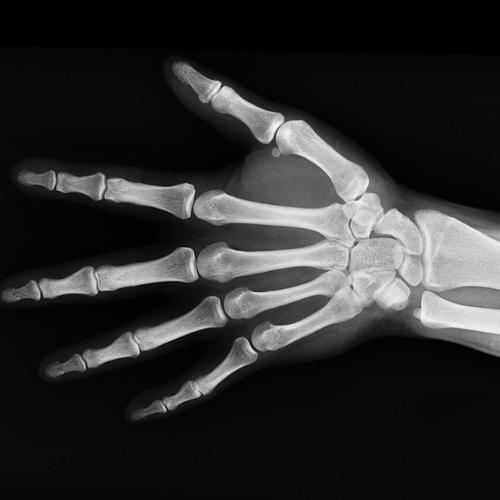
#> input picture hand1.jpeg, 500 x 500 px
$ python 1.py
#> lines starting #> are read from the running program, lines starting #| are printed output that depends on the picture; after the words box and inside, x2 and y2 are one past the last pixel; in counts of white or black regions, pixels touching at a corner belong together
# Bu kodla istediğimiz xray fotograflarını kod kullanarak çağırdık.
#Farklı fotograflar kullanıp gözlemledik.

import cv2
import numpy as np

img=cv2.imread('hand1.jpeg')
#> img is the input picture: shape (500, 500, 3); min 0, max 250, mean 43.7
cv2.imshow('Origonal image' ,img)
cv2.imwrite('edges.jpeg', img)
edges=cv2.Canny(img, 100,200)
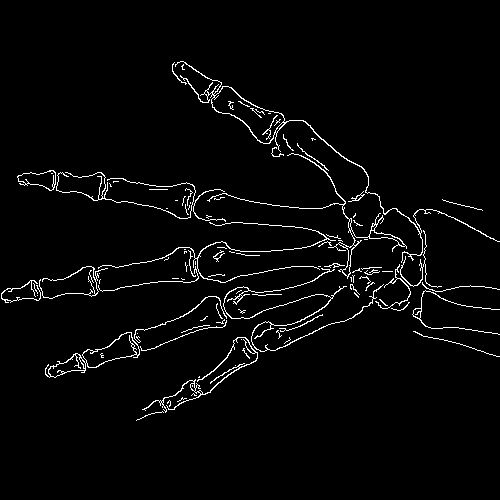
#> edges: shape (500, 500); 2.9% white in thin lines or dots, all inside (x1, y1, x2, y2) = (1, 61, 500, 421)
cv2.imshow('Edge Detection', edges)

cv2.waitKey(0)
cv2.destroyAllWindows()

# blur yapma denendi gaussian ve median blur çıkması ve orijinal fotografın da yanında çıması sağandı
# imwrite kodu ile açtığımız ve blurlaştığmız xray fotograflarını kaydetmeyi sağladı

$ run again, with brain.jpg copied over hand1.jpeg
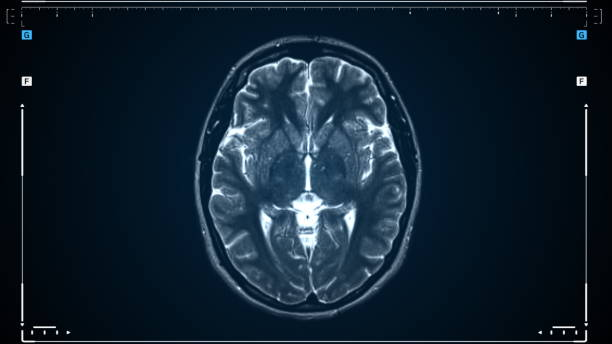
#> input picture brain.jpg, 612 x 344 px
#> img is the input picture: shape (344, 612, 3); mean B, G, R 48.5, 34.6, 18.2
#> `edges=cv2.Canny(img, 100,200)`:
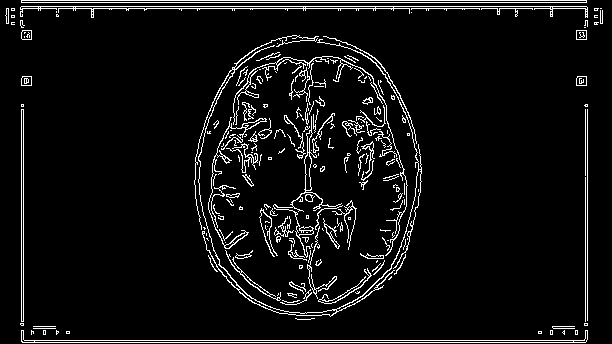
#> edges: shape (344, 612); 6.2% white in thin lines or dots

$ run again, with knee.jpg copied over hand1.jpeg
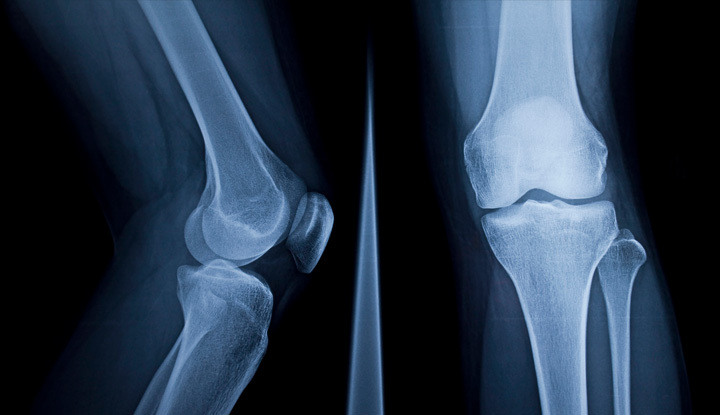
#> input picture knee.jpg, 720 x 415 px
#> img is the input picture: shape (415, 720, 3); mean B, G, R 69.8, 52.1, 37
#> `edges=cv2.Canny(img, 100,200)`:
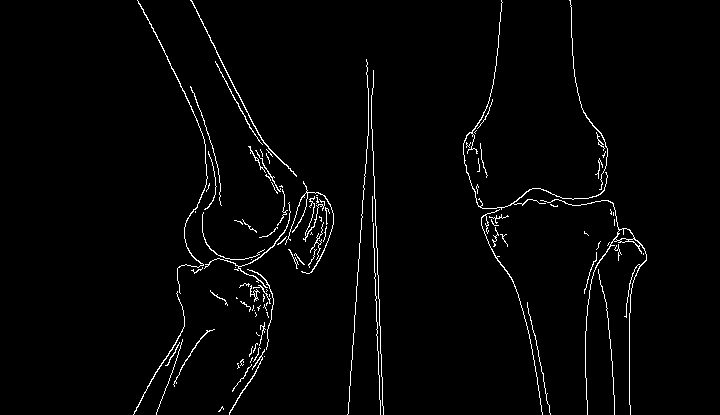
#> edges: shape (415, 720); 2.2% white in thin lines or dots, all inside (x1, y1, x2, y2) = (133, 0, 647, 415)
